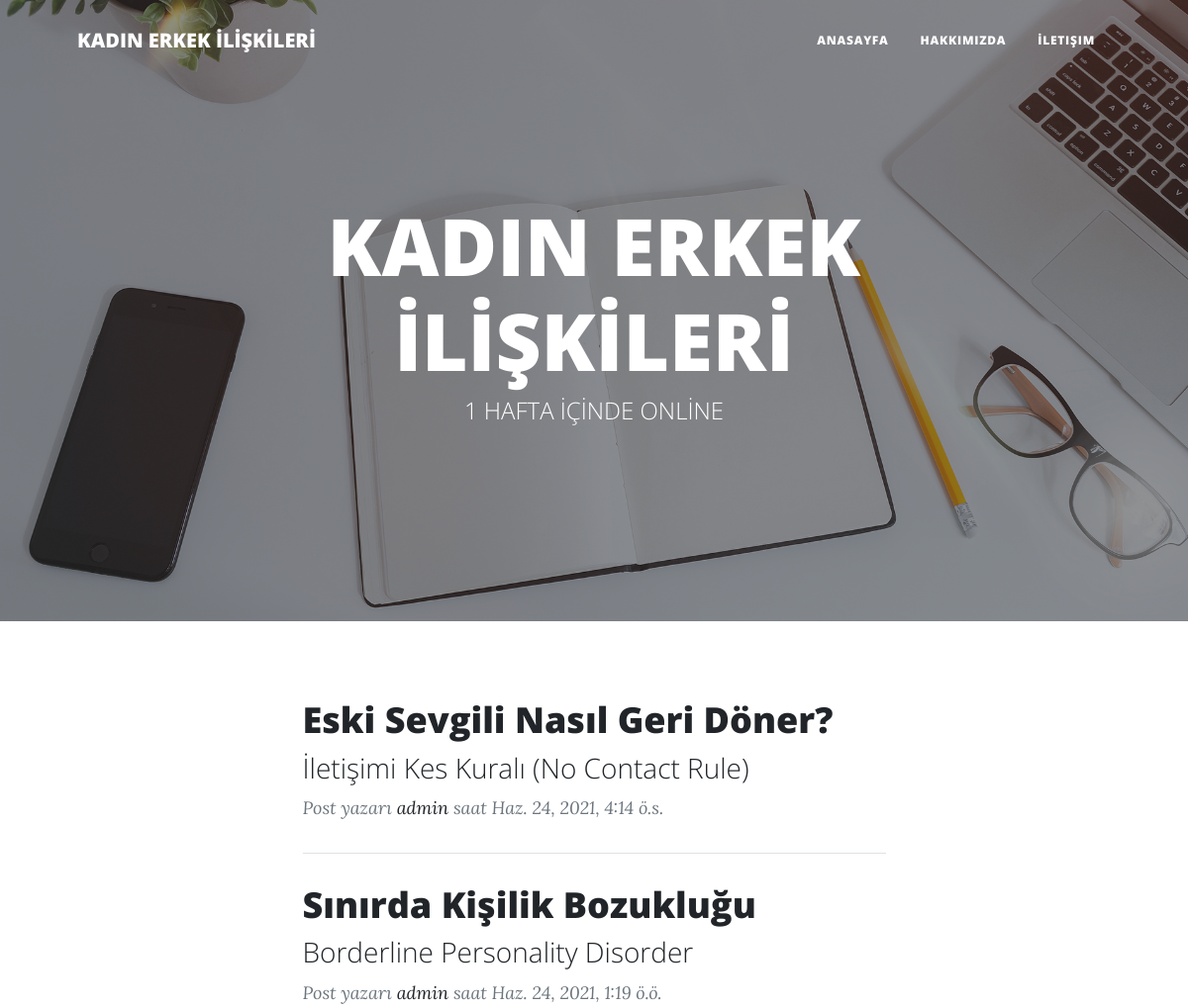
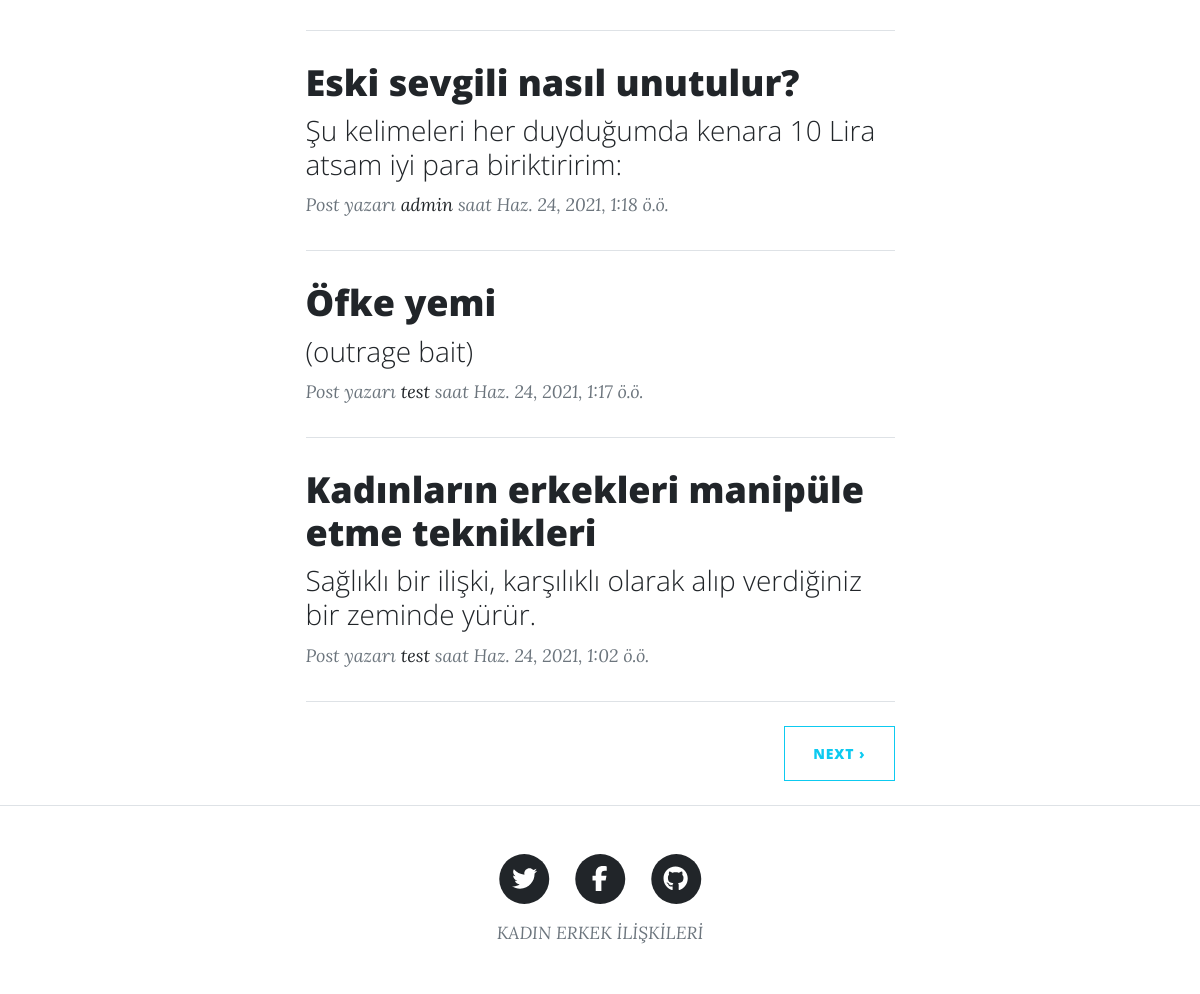
The page / on the database its author committed (2 pictures, top to bottom).
### blog/models.py (models this page shows, shortened)
class Post(models.Model):
    title = models.CharField(max_length=200)
    subtitle = models.CharField(max_length=200)
    content = RichTextField()
    author = models.ForeignKey('auth.User',on_delete=models.CASCADE)
    date = models.DateTimeField(auto_now_add=True)
    images = models.ImageField(upload_to='images/', null=True )
    class Meta:
        ordering = ['-date']

### blog/views.py (the view)
# urls.py: path('',BlogPageView.as_view(), name='index'),
class BlogPageView(ListView):
    model = Post
    template_name = 'index.html'
    paginate_by = 5

### templates/index.html (shortened to what this page needs)
{% extends 'base.html' %}
{% load static %}
{% block content %}
        <header class="masthead" style="background-image: url('{% static 'assets/img/home-bg.jpg' %}')">
            <div class="container position-relative px-4 px-lg-5">
                <div class="row gx-4 gx-lg-5 justify-content-center">
                    <div class="col-md-10 col-lg-8 col-xl-7">
                        <div class="site-heading">
                            <h1>KADIN ERKEK İLİŞKİLERİ </h1>
                            <span class="subheading">1 HAFTA İÇİNDE ONLİNE</span>
                        </div>
                    </div>
                </div>
            </div>
        </header>
        <div class="container px-4 px-lg-5">
            <div class="row gx-4 gx-lg-5 justify-content-center">
                <div class="col-md-10 col-lg-8 col-xl-7">
                    {% for post in object_list %}
                    <div class="post-preview">
                        <a href="{% url 'post' post.pk %}">
                            <h2 class="post-title">{{post.title}}</h2>
                            <h3 class="post-subtitle">{{post.subtitle}}</h3>
                        </a>
                        <p class="post-meta">
                            Post yazarı
                            <a href="#!">{{post.author}}</a>
                            saat {{post.date}}
                        </p>
                    </div>
                    <hr class="my-4" />
                    {% endfor %}
                    <div class="d-flex justify-content-end mb-4">
                        <div class="clearfix">
                            {% if is_paginated %}
                                {% if page_obj.number == 1 %}
                                <a class="btn btn-outline-info float-right" href="?page=2">NEXT &rsaquo;</a>
                                {% endif %}
                            {% endif %}
                        </div>
                    </div>
                </div>
            </div>
        </div>
{% endblock content %}

### templates/base.html
{% include 'header.html' %}
{% block content %}
{% endblock content %}
{% include 'footer.html' %}

### templates/header.html (shortened to what this page needs)
{% load static %}
<!DOCTYPE html>
<html lang="en">
    <head>
        <link href="{% static 'css/styles.css' %}" rel="stylesheet" />
    </head>
    <body>
        <nav class="navbar navbar-expand-lg navbar-light" id="mainNav">
            <div class="container px-4 px-lg-5">
                <a class="navbar-brand" href="/">KADIN ERKEK İLİŞKİLERİ</a>
                <div class="collapse navbar-collapse" id="navbarResponsive">
                    <ul class="navbar-nav ms-auto py-4 py-lg-0">
                        <li class="nav-item"><a class="nav-link px-lg-3 py-3 py-lg-4" href="/">Anasayfa</a></li>
                        <li class="nav-item"><a class="nav-link px-lg-3 py-3 py-lg-4" href="/about">Hakkımızda</a></li>
                        <li class="nav-item"><a class="nav-link px-lg-3 py-3 py-lg-4" href="/contact">İletişim</a></li>
                    </ul>
                </div>
            </div>
        </nav>

### templates/footer.html (shortened to what this page needs)
{% load static %}
        <footer class="border-top">
            <div class="container px-4 px-lg-5">
                <div class="row gx-4 gx-lg-5 justify-content-center">
                    <div class="col-md-10 col-lg-8 col-xl-7">
                        <ul class="list-inline text-center">
                            <li class="list-inline-item">
                                <a href="#!">
                                    <span class="fa-stack fa-lg">
                                        <i class="fas fa-circle fa-stack-2x"></i>
                                        <i class="fab fa-twitter fa-stack-1x fa-inverse"></i>
                                    </span>
                                </a>
                            </li>
                            <li class="list-inline-item">
                                <a href="#!">
                                    <span class="fa-stack fa-lg">
                                        <i class="fas fa-circle fa-stack-2x"></i>
                                        <i class="fab fa-facebook-f fa-stack-1x fa-inverse"></i>
                                    </span>
                                </a>
                            </li>
                            <li class="list-inline-item">
                                <a href="#!">
                                    <span class="fa-stack fa-lg">
                                        <i class="fas fa-circle fa-stack-2x"></i>
                                        <i class="fab fa-github fa-stack-1x fa-inverse"></i>
                                    </span>
                                </a>
                            </li>
                        </ul>
                        <div class="small text-center text-muted fst-italic">KADIN ERKEK İLİŞKİLERİ</div>
                    </div>
                </div>
            </div>
        </footer>
    </body>
</html>

### rows shown on the page
Post: title "Eski Sevgili Nasıl Geri Döner?", subtitle "İletişimi Kes Kuralı (No Contact Rule)", author "admin", date "Haz. 24, 2021, 4:14 ö.s."
Post: title "Sınırda Kişilik Bozukluğu", subtitle "Borderline Personality Disorder", author "admin", date "Haz. 24, 2021, 1:19 ö.ö."
Post: title "Eski sevgili nasıl unutulur?", subtitle "Şu kelimeleri her duyduğumda kenara 10 Lira atsam iyi para biriktiririm:", author "admin", date "Haz. 24, 2021, 1:18 ö.ö."
Post: title "Öfke yemi", subtitle "(outrage bait)", author "test", date "Haz. 24, 2021, 1:17 ö.ö."
Post: title "Kadınların erkekleri manipüle etme teknikleri", subtitle "Sağlıklı bir ilişki, karşılıklı olarak alıp verdiğiniz bir zeminde yürür.", author "test", date "Haz. 24, 2021, 1:02 ö.ö."
